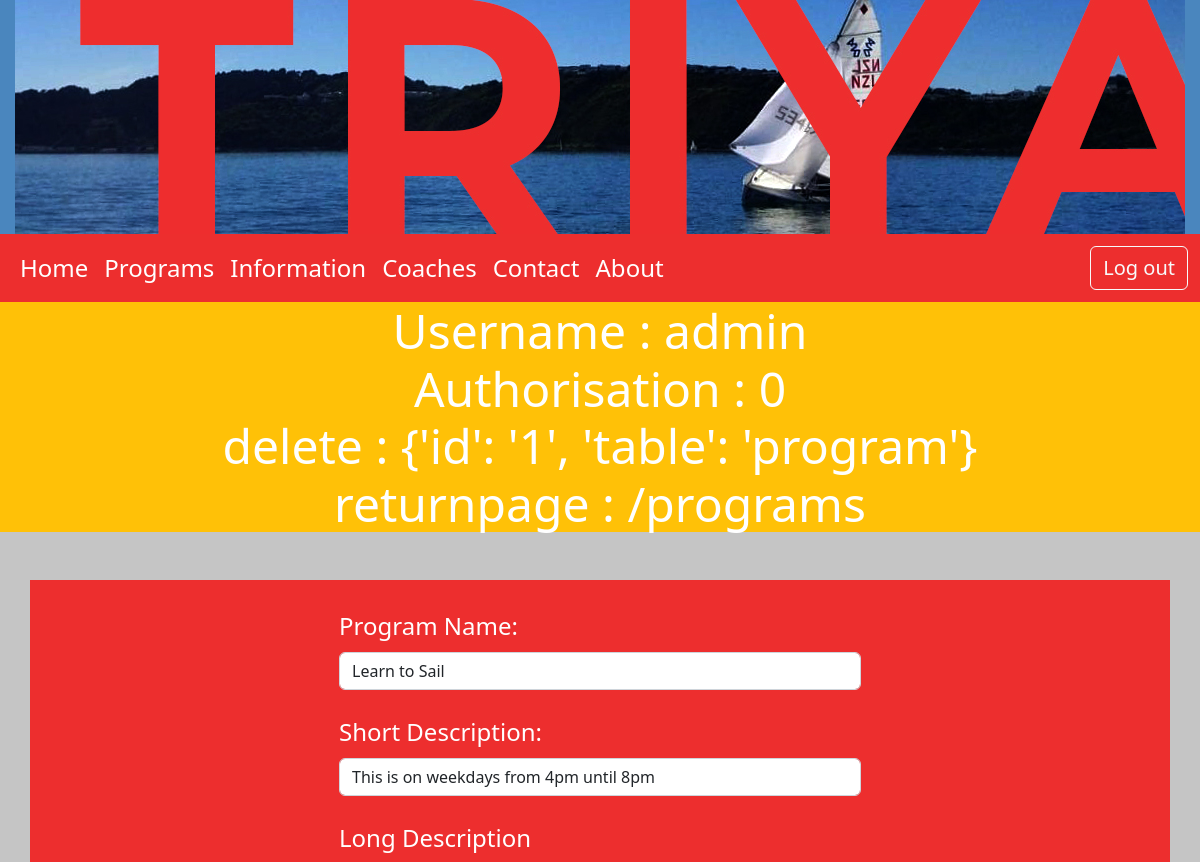
Before: /aud_program/1 (signed in, upper part) with the older database file.
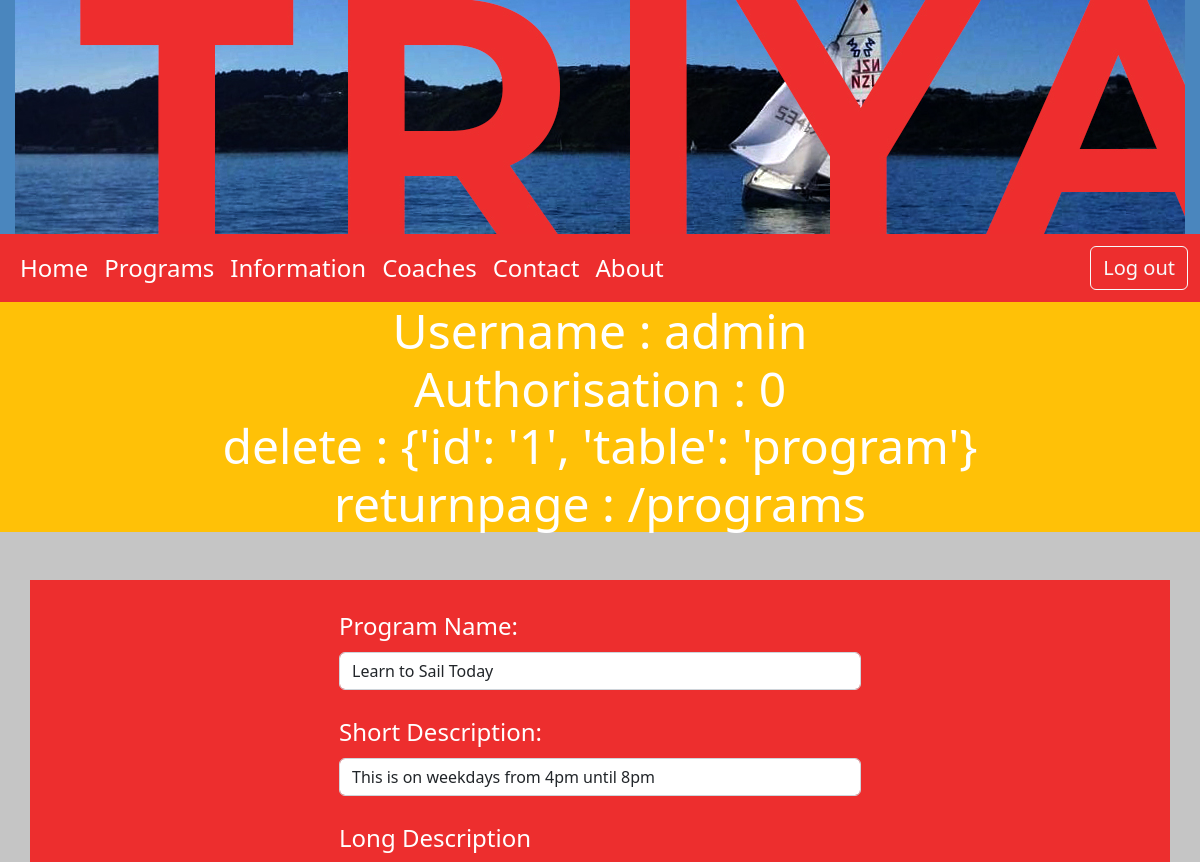
After: the same page with the newer database file.
### tables this page shows
CREATE TABLE program(
    id integer primary key autoincrement not null,
    name text not null,
    subtitle text not null,
    description text not null,
    coachingfee real not null,
    boathire real not null,
    image text not null,
    updated_at date
);

### server.py (the view, shortened to what this page needs)
@app.route("/aud_program/<id>", methods=['GET','POST'])
def aud_program(id):
    null_data = {
        "id": 0,
        "name": "New Program",
        "subtitle": "Further explanation",
        "description": "More description",
        "coachingfee": 20.00,
        "boathire": 15.00
    }
    if request.method == "GET":
        if session and session["Authorisation"] == 0:
            if id == "0":
                return render_template("aud_program.html", id=id, form_data=null_data)
            else:
                sql = """select id, name, subtitle, description, coachingfee, boathire,
                        coachingfee+boathire as 'total', image from program where id = ?;"""
                values_tuple = (id,)
                result = run_search_query_tuples(sql, values_tuple, db_path)
                print(result)
                session["delete"] = {"id": id, "table": "program"}
                session['returnpage']=url_for('programs')
                return render_template("aud_program.html", id=id, form_data=result[0])
        else:
            return render_template("error.html")

### db_functions.py (called while the page is built)
def run_search_query_tuples(sql_query,values_tuple, file_path):
    result = None
    try:
        db = sqlite3.connect(file_path)
        db.row_factory = sqlite3.Row
        cursor = db.cursor()
        cursor.execute(sql_query,values_tuple)
        result = cursor.fetchall()
        cursor.close()
    except sqlite3.Error as error:
        print("Error running search query tuples: {}".format(error))
    finally:
        if db:
            db.close()
        if result:
            return result

### templates/aud_program.html (shortened to what this page needs)
{% extends "main_template.html" %}
{% block content %}
<div class="container-lg container-bg my-5 px-5 py-1">
  <form class="w-50 mx-auto" action="{{ url_for('aud_program', id = id )}}" method="POST" enctype=multipart/form-data>
    <div class="mb-0">
      <label for="program_name" class="form-label">Program Name:</label>
      <input type="text" class="form-control" id="program_name" name="name" required value="{{form_data['name']}}">
    </div>
    <div class="mb-0">
      <label for="short_description" class="form-label">Short Description:</label>
      <input type="text" class="form-control" id="short_description" name="subtitle" required value="{{form_data['subtitle']}}">
    </div>
    <div>
      <label for="long_description" class="form-label">Long Description</label>
    </div>
  </form>
</div>
{% endblock %}

Changed rows visible on the page:
changed program "This is on weekdays from 4pm until 8pm": name "Learn to Sail" → "Learn to Sail Today"
